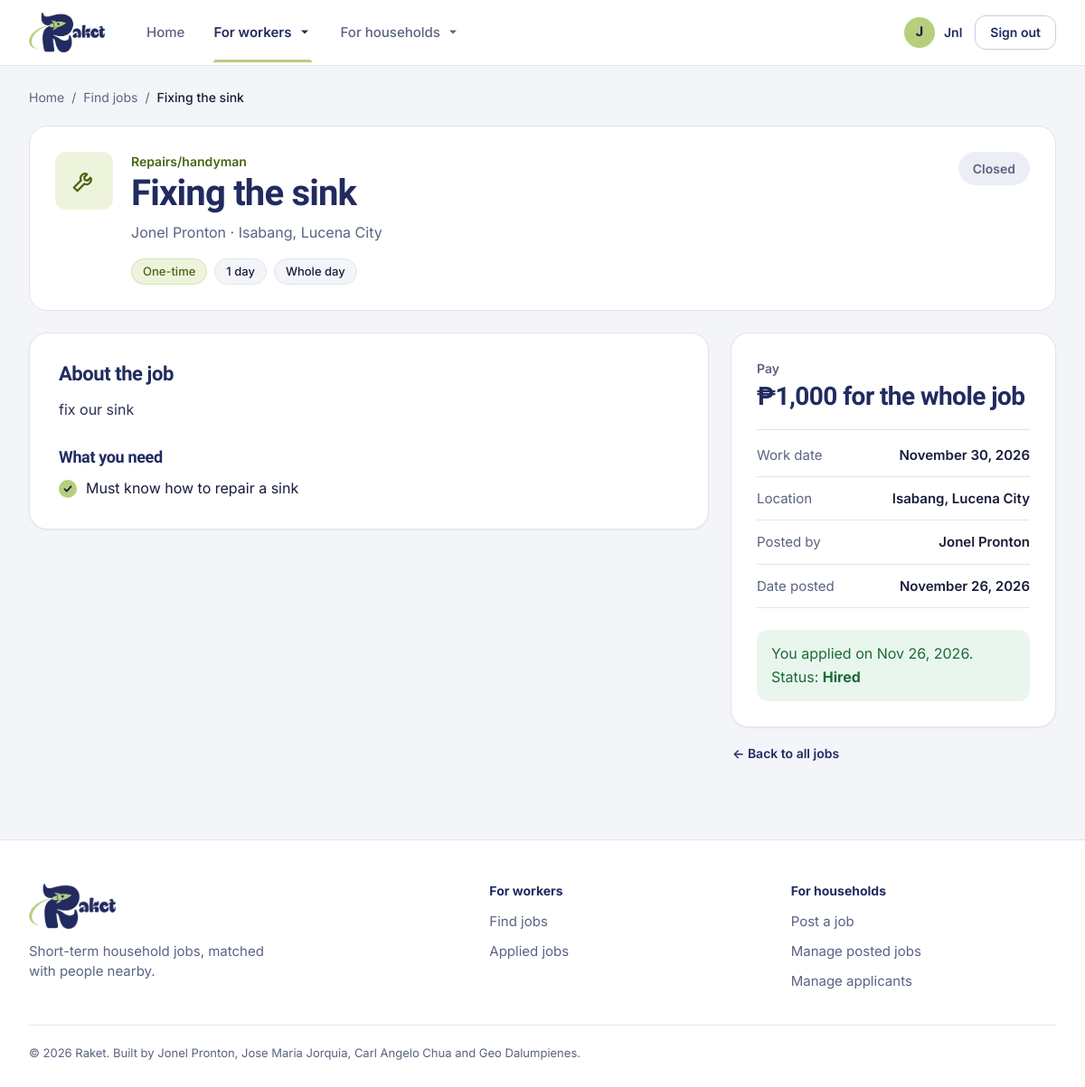
Screenshot of /jobs/3/ (signed in) with the database file from the repository.
### accounts/models.py (models this page shows, shortened)
class Profile(models.Model):
    class Role(models.TextChoices):
        SEEKER = "job_seeker", "Job Seeker"
        PROVIDER = "job_provider", "Job Provider"
    class Availability(models.TextChoices):
        FULL_TIME = "full_time", "Full-time"
        PART_TIME = "part_time", "Part-time"
        ONE_TIME = "one_time", "One-time"
    user = models.OneToOneField(
        settings.AUTH_USER_MODEL, on_delete=models.CASCADE, related_name="profile"
    )
    role = models.CharField(max_length=20, choices=Role.choices, default=Role.SEEKER)
    full_name = models.CharField(max_length=150)
    phone = models.CharField(max_length=20, blank=True)
    location = models.CharField(max_length=150, blank=True)
    bio = models.TextField(blank=True)
    skills = models.CharField(max_length=300, blank=True, help_text="Comma separated")
    availability = models.JSONField(default=list, blank=True)
    resume = models.FileField(upload_to=resume_upload_path, blank=True)
    created_at = models.DateTimeField(auto_now_add=True)

### jobs/models.py (models this page shows, shortened)
class Job(models.Model):
    class Category(models.TextChoices):
        HOUSE_CLEANING = "house_cleaning", "House cleaning"
        BABYSITTER = "babysitter", "Babysitter"
        COOK = "cook_kitchen_helper", "Cook/kitchen helper"
        LAUNDRY = "laundry", "Laundry"
        GARDENING = "gardening", "Gardening"
        DRIVER = "driver_delivery", "Driver/delivery"
        ERRANDS = "errands", "Errands"
        REPAIRS = "repairs", "Repairs/handyman"
        OTHER = "other", "Other"
    class Schedule(models.TextChoices):
        MORNING = "morning", "Morning (6 AM - 12 PM)"
        AFTERNOON = "afternoon", "Afternoon (12 PM - 6 PM)"
        EVENING = "evening", "Evening (6 PM - 10 PM)"
        WHOLE_DAY = "whole_day", "Whole day"
        FLEXIBLE = "flexible", "Flexible"
    class Employment(models.TextChoices):
        FULL_TIME = "full_time", "Full-time"
        PART_TIME = "part_time", "Part-time"
        ONE_TIME = "one_time", "One-time"
    class Duration(models.TextChoices):
        ONE_DAY = "one_day", "1 day"
        FEW_DAYS = "few_days", "2-6 days"
        ONE_TWO_WEEKS = "one_two_weeks", "1-2 weeks"
        UP_TO_MONTH = "up_to_month", "Up to 1 month"
        ONGOING = "ongoing", "Ongoing"
    class PayPeriod(models.TextChoices):
        DAY = "day", "Day"
        HOUR = "hour", "Hour"
        JOB = "job", "Whole job"
    class Status(models.TextChoices):
        ACTIVE = "active", "Active"
        CLOSED = "closed", "Closed"
    posted_by = models.ForeignKey(
        settings.AUTH_USER_MODEL,
        on_delete=models.SET_NULL,
        null=True,
        blank=True,
        related_name="posted_jobs",
    )
    title = models.CharField(max_length=120)
    category = models.CharField(max_length=30, choices=Category.choices)
    description = models.TextField()
    location = models.CharField(max_length=150)
    work_date = models.DateField()
    work_schedule = models.CharField(max_length=20, choices=Schedule.choices)
    employment_type = models.CharField(max_length=20, choices=Employment.choices)
    duration = models.CharField(max_length=20, choices=Duration.choices)
    estimated_payment = models.DecimalField(
        max_digits=10, decimal_places=2, help_text="Pesos"
    )
    max_payment = models.DecimalField(
        max_digits=10,
        decimal_places=2,
        null=True,
        blank=True,
        help_text="Upper end of a pay range (e.g. 500 - 900 a day). Optional.",
    )
    pay_period = models.CharField(max_length=10, choices=PayPeriod.choices)
    number_of_workers = models.PositiveSmallIntegerField(
        validators=[MinValueValidator(1)]
    )
    requirements = models.TextField(
        blank=True, help_text="One qualification per line (shown as bullets)."
    )
    experience = models.CharField(max_length=100, blank=True)
    industry = models.CharField(max_length=150, blank=True)
    how_to_apply = models.TextField(blank=True)
    status = models.CharField(
        max_length=10, choices=Status.choices, default=Status.ACTIVE, db_index=True
    )
    created_at = models.DateTimeField(auto_now_add=True)
    updated_at = models.DateTimeField(auto_now=True)
    objects = JobQuerySet.as_manager()
    class Meta:
        ordering = ["-created_at"]
    @property
    def household_name(self):
        return display_name(self.posted_by)
    @property
    def payment_amount(self):
        text = f"₱{_peso(self.estimated_payment)}"
        if self.max_payment is not None:
            text += f" - {_peso(self.max_payment)}"
        return text
    @property
    def payment_phrase(self):
        phrase = {"day": "a day", "hour": "an hour", "job": "for the whole job"}[
            self.pay_period
        ]
        return f"{self.payment_amount} {phrase}"
    @property
    def qualifications(self):
        return [
            line.strip(" -•\t") for line in self.requirements.splitlines() if line.strip()
        ]

class Application(models.Model):
    class Status(models.TextChoices):
        SUBMITTED = "submitted", "Submitted"
        UNDER_REVIEW = "under_review", "Under review"
        HIRED = "hired", "Hired"
        REJECTED = "rejected", "Not selected"
    job = models.ForeignKey(Job, on_delete=models.CASCADE, related_name="applications")
    applicant = models.ForeignKey(
        settings.AUTH_USER_MODEL,
        on_delete=models.CASCADE,
        related_name="applications",
    )
    cover_note = models.TextField(blank=True)
    status = models.CharField(
        max_length=15,
        choices=Status.choices,
        default=Status.SUBMITTED,
        db_index=True,
    )
    created_at = models.DateTimeField(auto_now_add=True)
    updated_at = models.DateTimeField(auto_now=True)
    class Meta:
        ordering = ["-created_at"]
        constraints = [
            models.UniqueConstraint(
                fields=["job", "applicant"], name="unique_application_per_job"
            )
        ]

### jobs/views.py (the view)
# urls.py: path('jobs/<int:pk>/', views.job_detail, name='job_detail'),
def job_detail(request, pk):
    job = get_object_or_404(jobs_with_poster(), pk=pk)
    user = request.user if request.user.is_authenticated else None
    is_owner = bool(user and job.posted_by_id == user.pk)
    application = (
        Application.objects.filter(job=job, applicant=user).first() if user else None
    )
    if job.status == Job.Status.CLOSED and not (is_owner or application):
        return render(request, "404.html", status=404)
    if is_owner:
        apply_state = "owner"
    elif application:
        apply_state = "applied"
    elif not job.is_open:
        apply_state = "closed"
    elif user is None:
        apply_state = "anonymous"
    elif get_profile(user).role != Profile.Role.SEEKER:
        apply_state = "provider"
    else:
        apply_state = "can_apply"
    context = {
        "job": job,
        "roles_open": max(job.number_of_workers - job.hired_count, 0),
        "apply_state": apply_state,
        "application": application,
        "is_owner": is_owner,
    }
    return render(request, "jobs/job_detail.html", context)

### jobs/templates/jobs/job_detail.html (shortened to what this page needs)
{% extends "base.html" %}
{% load static %}
{% block extra_head %}
  <link rel="stylesheet" href="{% static 'css/job_detail.css' %}?v=5">
{% endblock %}
{% block content %}
<div class="container detail">
  <nav class="breadcrumb" aria-label="Breadcrumb">
    <a href="{% url 'jobs:home' %}">Home</a>
    <span aria-hidden="true">/</span>
    <a href="{% url 'jobs:job_list' %}">Find jobs</a>
    <span aria-hidden="true">/</span>
    <span aria-current="page">{{ job.title }}</span>
  </nav>
  <header class="detail-head">
    <span class="detail-head__icon">{% include "includes/category_icon.html" with category=job.category %}</span>
    <div class="detail-head__text">
      <p class="category">{{ job.get_category_display }}</p>
      <h1>{{ job.title }}</h1>
      <p class="engagement">{{ job.household_name }} · {{ job.location }}</p>
      <ul class="detail-head__chips">
        <li class="chip chip--lime">{{ job.get_employment_type_display }}</li>
        <li class="chip">{{ job.get_duration_display }}</li>
        <li class="chip">{{ job.get_work_schedule_display }}</li>
      </ul>
    </div>
    {% if job.status == 'closed' %}
    <span class="roles-open roles-open--closed">Closed</span>
    {% else %}
    <span class="roles-open">{{ roles_open }} Role{{ roles_open|pluralize }} Open</span>
    {% endif %}
  </header>
  <div class="detail-layout">
    <div class="detail-main">
      <section class="card panel">
        <h2>About the job</h2>
        <div class="prose">{{ job.description|linebreaks }}</div>
        {% if job.qualifications %}
        <h3>What you need</h3>
        <ul class="qualifications">
          {% for item in job.qualifications %}<li>{{ item }}</li>{% endfor %}
        </ul>
        {% endif %}
      </section>
    </div>
    <aside class="detail-side" aria-label="Pay and application">
      <section class="card overview">
        <p class="overview__label">Pay</p>
        <p class="overview__pay">{{ job.payment_phrase }}</p>
        <dl class="facts">
          <div><dt>Work date</dt><dd>{{ job.work_date|date:"F j, Y" }}</dd></div>
          <div><dt>Location</dt><dd>{{ job.location }}</dd></div>
          <div><dt>Posted by</dt><dd>{{ job.household_name }}</dd></div>
          <div><dt>Date posted</dt><dd>{{ job.created_at|date:"F j, Y" }}</dd></div>
        </dl>
        <div class="apply">
        {% if apply_state == 'can_apply' %}
        <div data-apply data-url="{% url 'api:job_apply' job_id=job.pk %}">
          <button type="button" class="btn btn--primary btn--lg btn--block" data-apply-open aria-expanded="false" aria-controls="apply-panel">Apply now</button>
          <form class="apply-panel" id="apply-panel" hidden novalidate>
            <label for="cover_note">Message to the household <span class="optional">(required)</span></label>
            <textarea id="cover_note" name="cover_note" class="textarea" rows="4" maxlength="2000" placeholder="Introduce yourself, and mention any experience or when you're available."></textarea>
            <p class="apply-error" role="alert" data-apply-error hidden></p>
            <div class="apply-actions">
              <button type="submit" class="btn btn--primary">Submit application</button>
              <button type="button" class="btn btn--ghost" data-apply-cancel>Cancel</button>
            </div>
          </form>
          <p class="apply-done" role="status" data-apply-done hidden></p>
        </div>
        {% elif apply_state == 'applied' %}
        <div class="apply-box" data-apply-withdraw data-url="{% url 'api:application_detail' application_id=application.pk %}">
          <p class="apply-status apply-status--{{ application.status }}">
            You applied on {{ application.created_at|date:"M j, Y" }}.<br>
            Status: <strong>{{ application.get_status_display }}</strong>
          </p>
        </div>
        {% elif apply_state == 'anonymous' %}
        <a href="{% url 'accounts:signin' %}?next={{ request.path|urlencode }}" class="btn btn--primary btn--lg btn--block">Sign in to apply</a>
        <p class="apply-hint">New here? <a href="{% url 'accounts:signup' %}?next={{ request.path|urlencode }}">Create a job seeker account</a>.</p>
        {% elif apply_state == 'owner' %}
        <p class="apply-note">This is your job post. {{ job.applicant_count }} applicant{{ job.applicant_count|pluralize }} so far.</p>
        {% elif apply_state == 'provider' %}
        <p class="apply-note">Only job seeker accounts can apply to jobs.</p>
        {% else %}
        <p class="apply-note">This job is no longer accepting applicants.</p>
        {% endif %}
        </div>
      </section>
      <a href="{% url 'jobs:job_list' %}" class="back-btn">&larr; Back to all jobs</a>
    </aside>
  </div>
</div>
{% endblock %}

### templates/includes/navbar.html (shortened to what this page needs)
{% load static %}
{% url 'jobs:home' as home_url %}
<header class="navbar">
  <div class="navbar__bar container">
    <a href="{{ home_url }}" class="navbar__logo" aria-label="Raket home">
      <img src="{% static 'image/raket_logo.png' %}" alt="Raket" width="84" height="44">
    </a>
    <nav class="navbar__links" id="site-menu" aria-label="Main" data-menu>
      <a href="{{ home_url }}" class="navbar__link{% if request.path == home_url %} is-active{% endif %}"{% if request.path == home_url %} aria-current="page"{% endif %}>Home</a>
      {% with view=request.resolver_match.view_name %}
      <div class="navbar__item" data-dropdown>
        <button type="button" class="navbar__link navbar__link--menu{% if view == 'jobs:job_list' or view == 'jobs:job_detail' or view == 'jobs:my_applications' %} is-active{% endif %}" aria-expanded="false" aria-controls="menu-workers" data-dropdown-toggle>
          For workers
          <svg class="navbar__caret" width="16" height="16" viewBox="0 0 20 20" aria-hidden="true"><path d="M5 7l5 5 5-5z" fill="currentColor"/></svg>
        </button>
      </div>
      <div class="navbar__item" data-dropdown>
        <button type="button" class="navbar__link navbar__link--menu" aria-expanded="false" aria-controls="menu-households" data-dropdown-toggle>
          For households
          <svg class="navbar__caret" width="16" height="16" viewBox="0 0 20 20" aria-hidden="true"><path d="M5 7l5 5 5-5z" fill="currentColor"/></svg>
        </button>
      </div>
      {% endwith %}
      <div class="navbar__account">
        {% if user.is_authenticated %}
        <span class="navbar__user" title="{{ account_name }}">
          <span class="navbar__avatar" aria-hidden="true">{{ account_name|slice:":1"|upper }}</span>
          <span class="navbar__name">{{ account_name }}</span>
        </span>
        <button type="button" class="btn btn--ghost btn--sm" data-logout>Sign out</button>
        {% else %}
        <a href="{% url 'accounts:signin' %}{% if request.path != home_url %}?next={{ request.get_full_path|urlencode }}{% endif %}" class="btn btn--ghost btn--sm">Sign in</a>
        <a href="{% url 'accounts:signup' %}" class="btn btn--primary btn--sm">Sign up</a>
        {% endif %}
      </div>
    </nav>
  </div>
</header>

### rows the page displays
Profile: full_name "J", full_name "Jnl"
Job: title "Fixing the sink", category "Repairs/handyman", household_name "Jonel Pronton", location "Isabang, Lucena City", employment_type "One-time", duration "1 day", work_schedule "Whole day", description "fix our sink", qualifications "Must know how to repair a sink", payment_phrase "₱1,000 for the whole job", work_date "November 30, 2026", created_at "November 26, 2026"
Application: created_at "Nov 26, 2026", status "Hired"
